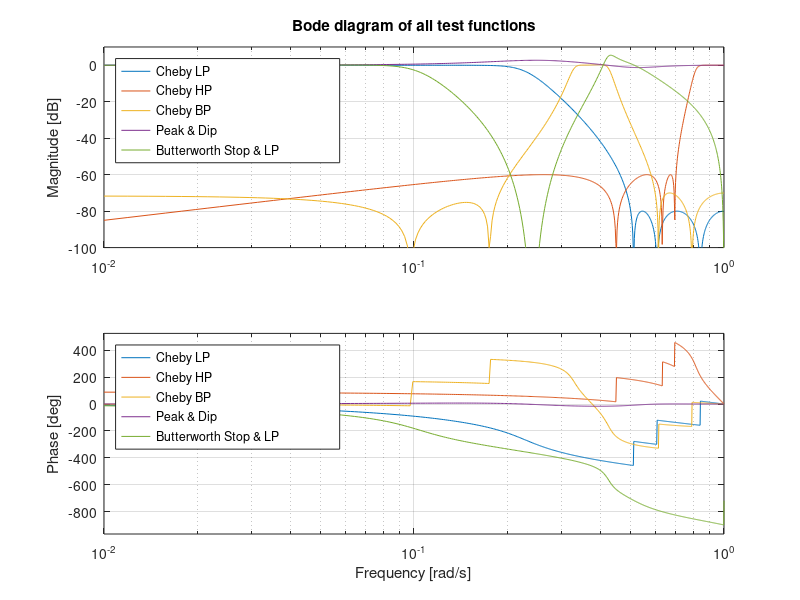

Source code (MATLAB):
clear all
close all
pkg('load', 'optim');
pkg('load', 'control');
pkg('load', 'signal');

figure 1;
wb = linspace(0.01, 1, 512);

% cheby lp
[b1,a1] = cheby2(6,80,0.5)
chebyLP = tf(b1, a1, pi)

% cheby hp
[b2,a2] = cheby2(7,60,0.7,'high')
chebyHP = tf(b2, a2, pi)

% cheby bp (matlab cheby2(4,70,[0.2, 0.6],'bandpass'))
b3 = [0.0015   -0.0020    0.0002   -0.0009    0.0028   -0.0009    0.0002   -0.0020    0.0015]
a3 = [1.0000   -2.7355    5.9780   -7.8335    8.5654   -6.3463    3.9239   -1.4513    0.4299]
chebyBP = tf(b3, a3, pi)

% peak dip 
b4 = [1.0349   -0.9159    0.7704   -0.4199    0.1551]
a4 = [1.0000   -0.9882    0.7910   -0.3476    0.1694]
peakDip = tf(b4, a4, pi)

% butter bandstop
[b5_1, a5_1] = butter(4, [0.1, 0.5], 'stop')
h5_1 = tf(b5_1, a5_1, pi)
%[b5_2, a5_2] = butter(3, 0.6)
%h5_2 = tf(b5_2, a5_2, pi)
%butterStopLP = h5_1 * h5_2
%[b5, a5] = tfdata(butterStopLP, 'v')

[b5_2, a5_2] = bilinear([0 0 0.25],[1 0.0636 0.25], pi)
h5_2 = tf(b5_2, a5_2, pi)
butterStopLP = h5_1 * h5_2
[b5, a5] = tfdata(butterStopLP, 'v')

bode(chebyLP, chebyHP, chebyBP, peakDip, butterStopLP, wb)
subplot(2,1,1)
title('Bode diagram of all test functions')
ylim([-100 10])
h = legend ('Cheby LP', 'Cheby HP', 'Cheby BP', 'Peak & Dip', 'Butterworth Stop & LP                   ', "location", "northwest");
legend (h, "location", "northwest")

subplot(2,1,2)
h = legend ('Cheby LP', 'Cheby HP', 'Cheby BP', 'Peak & Dip', 'Butterworth Stop & LP                   ', "location", "northwest");
legend (h, "location", "northwest")
